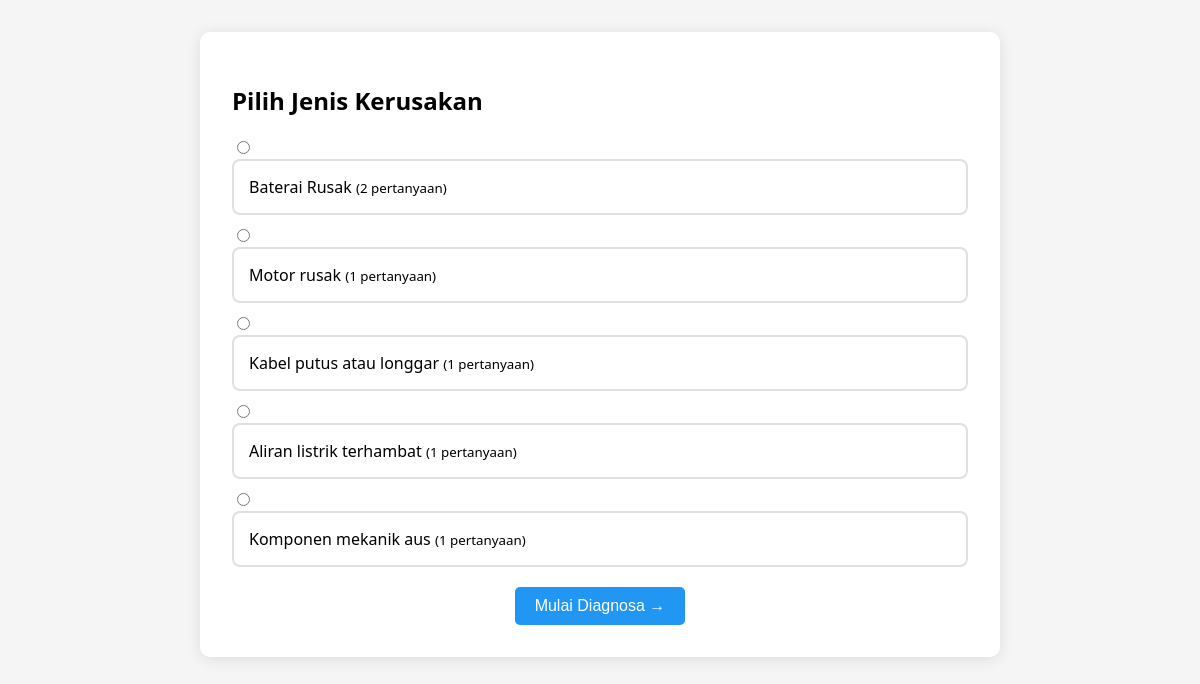
The app's page /analisis.php with its own data.
### tables this page shows
CREATE TABLE `kerusakan` (
  `id` varchar(11) NOT NULL,
  `nama_kerusakan` varchar(100) NOT NULL
);

### analisis.php (the view, shortened to what this page needs)
<?php
$db_host = 'localhost';
$db_user = 'root';
$db_pass = '';
$db_name = 'sepedalistrik';
try {
    $db = new PDO("mysql:host=$db_host;dbname=$db_name;charset=utf8", $db_user, $db_pass);
    $db->setAttribute(PDO::ATTR_ERRMODE, PDO::ERRMODE_EXCEPTION);
} catch(PDOException $e) {
    die("Koneksi database gagal: " . $e->getMessage());
}
?>
<!DOCTYPE html>
<html lang="id">
<head>
</head>
<body>
    <div class="diagnosa-box">
        <?php if (is_null($_SESSION['current_flow']['id_kerusakan'])): ?>
            <h2>Pilih Jenis Kerusakan</h2>
            <?php
            $kerusakan = $db->query("
                SELECT k.*, COUNT(p.id) AS total_pertanyaan
                FROM kerusakan k
                LEFT JOIN pertanyaan p ON k.id = p.id_kerusakan
                GROUP BY k.id
                HAVING COUNT(p.id) > 0
            ");
            if ($kerusakan->rowCount() === 0): ?>
                <div class="alert">
                    <p>Sistem diagnosa sedang dalam pengembangan</p>
                    <a href="analisis.php?reset=1" class="btn btn-primary">Kembali</a>
                </div>
            <?php else: ?>
                <form method="POST">
                    <ul class="kerusakan-list">
                        <?php while($row = $kerusakan->fetch(PDO::FETCH_ASSOC)): ?>
                            <li class="kerusakan-item">
                                <input type="radio"
                                       name="id_kerusakan"
                                       id="kerusakan_<?= htmlspecialchars($row['id']) ?>"
                                       value="<?= htmlspecialchars($row['id']) ?>"
                                       required>
                                <label for="kerusakan_<?= htmlspecialchars($row['id']) ?>">
                                    <?= htmlspecialchars($row['nama_kerusakan']) ?>
                                    <small>(<?= $row['total_pertanyaan'] ?> pertanyaan)</small>
                                </label>
                            </li>
                        <?php endwhile; ?>
                    </ul>
                    <div style="text-align: center; margin-top: 20px;">
                        <button type="submit" class="btn btn-primary">Mulai Diagnosa →</button>
                    </div>
                </form>
            <?php endif; ?>
        <?php endif; ?>
    </div>
</body>
</html>

### analisis.php (style rules this page uses)
body { font-family: 'Segoe UI', Tahoma, Geneva, Verdana, sans-serif; max-width: 800px; margin: 2rem auto; padding: 0 20px; background-color: #f5f5f5; }
.diagnosa-box { background: white; border-radius: 10px; box-shadow: 0 2px 15px rgba(0,0,0,0.1); padding: 2rem; margin-bottom: 2rem; }
.kerusakan-list { list-style: none; padding: 0; }
.kerusakan-item { margin: 10px 0; }
.kerusakan-item label { display: block; padding: 15px; border: 2px solid #e0e0e0; border-radius: 8px; cursor: pointer; transition: all 0.3s; }
.btn { padding: 10px 20px; border: none; border-radius: 5px; cursor: pointer; font-size: 16px; }
.btn-primary { background-color: #2196F3; color: white; }

### records on screen
kerusakan: nama_kerusakan "Baterai Rusak", total_pertanyaan "2"
kerusakan: nama_kerusakan "Motor rusak", total_pertanyaan "1"
kerusakan: nama_kerusakan "Kabel putus atau longgar", total_pertanyaan "1"
kerusakan: nama_kerusakan "Aliran listrik terhambat", total_pertanyaan "1"
kerusakan: nama_kerusakan "Komponen mekanik aus", total_pertanyaan "1"
